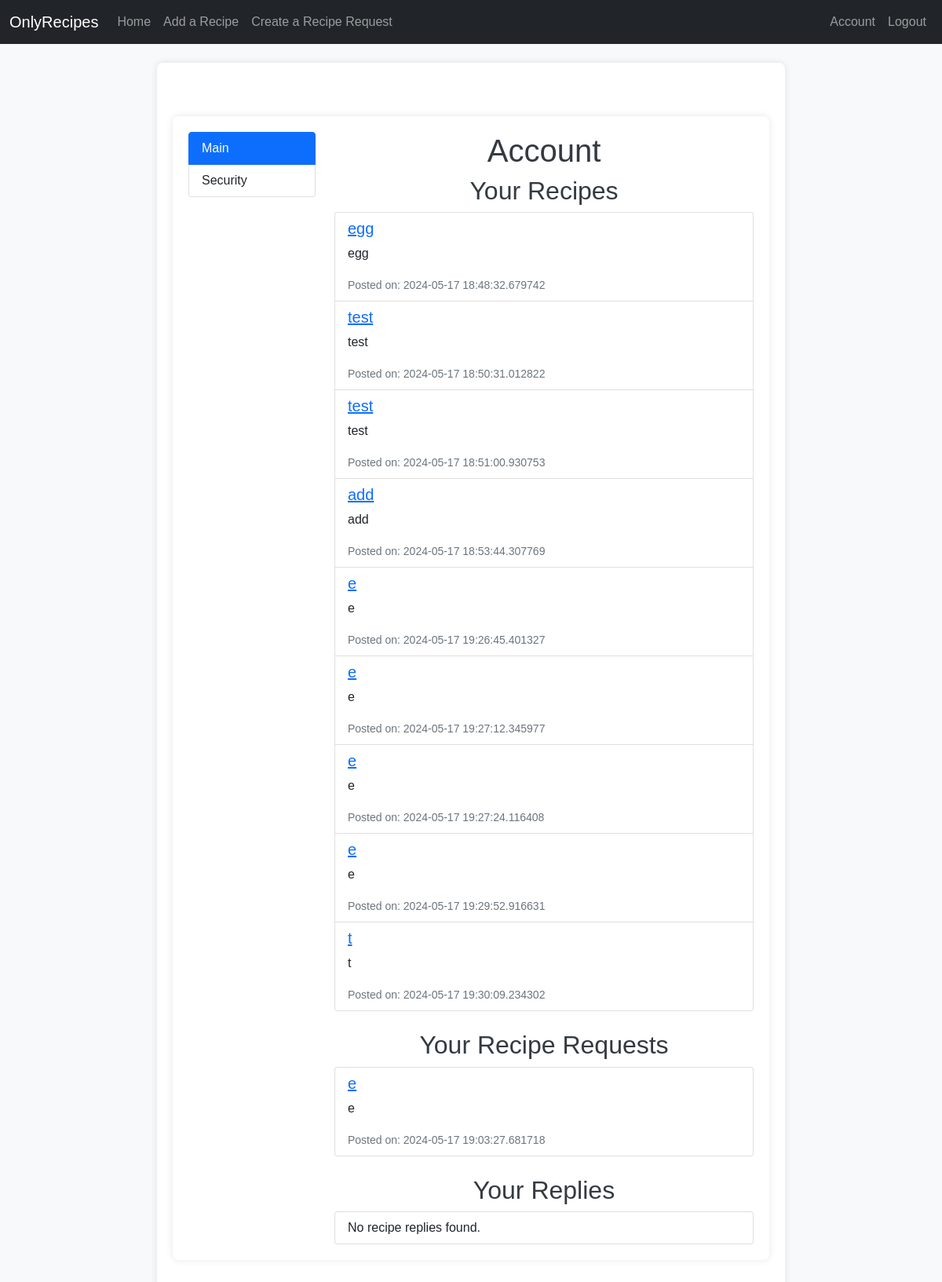
Page /account (signed in) on the earlier database version.
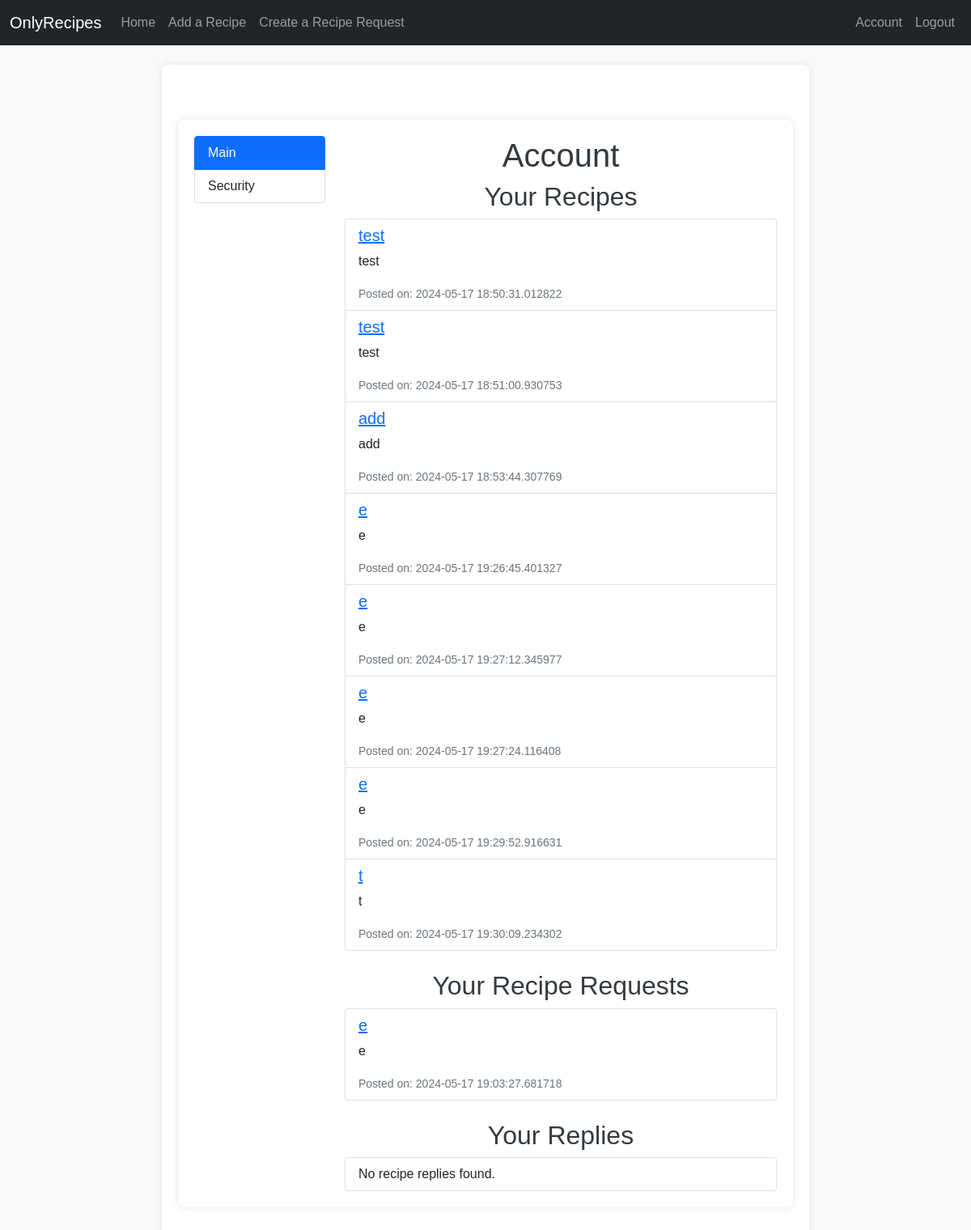
Same page on the later database version.
### app/models.py (models this page shows, shortened)
class Recipe(db.Model):
    id = db.Column(db.Integer, primary_key=True)
    title = db.Column(db.String(120), nullable=False)
    ingredients = db.Column(db.Text, nullable=False)
    instructions = db.Column(db.Text, nullable=False)
    created_at = db.Column(db.DateTime, nullable=False, default=datetime.utcnow)
    user_id = db.Column(db.Integer, db.ForeignKey('user.id'), nullable=False)

class RecipeRequest(db.Model):
    id = db.Column(db.Integer, primary_key=True)
    title = db.Column(db.String(100), unique=True, nullable=False)
    description = db.Column(db.Text, nullable=False)
    meal_type = db.Column(db.String(50), nullable=False)
    created_at = db.Column(db.DateTime, default=datetime.utcnow)
    ingredients = db.relationship('Ingredient', secondary=recipe_ingredients, lazy='subquery', backref=db.backref('recipe_requests', lazy=True))
    user_id = db.Column(db.Integer, db.ForeignKey('user.id'), nullable=False)

### app/routes.py (the view)
@bp.route('/account')
@login_required
def account():
    recipes = Recipe.query.filter_by(user_id=current_user.id).all()
    recipe_requests = RecipeRequest.query.filter_by(user_id=current_user.id).all()
    recipe_replies = RecipeReply.query.filter_by(user_id=current_user.id).all()
    return render_template('account.html', recipes=recipes, recipe_requests=recipe_requests, recipe_replies=recipe_replies, active_tab='main')

### app/models.py (called while the page is built)
@login_manager.user_loader
def load_user(user_id):
    return User.query.get(int(user_id))

### app/templates/account.html (shortened to what this page needs)
{% extends "base.html" %}
{% block content %}
<div class="container mt-5">
    <div class="row">
        <div class="col-md-3">
            <div class="list-group">
                <a href="{{ url_for('main.account') }}" class="list-group-item list-group-item-action {% if active_tab == 'main' %}active{% endif %}">Main</a>
                <a href="{{ url_for('main.account_security') }}" class="list-group-item list-group-item-action {% if active_tab == 'security' %}active{% endif %}" id="security-link">Security</a>
            </div>
        </div>
        <div class="col-md-9" id="account-content">
            {% if active_tab == 'main' %}
                <h1>Account</h1>
                <div class="mb-4">
                    <h2>Your Recipes</h2>
                    <ul class="list-group">
                        {% if recipes %}
                            {% for recipe in recipes %}
                                <li class="list-group-item">
                                    <h5><a href="{{ url_for('main.update_recipe', recipe_id=recipe.id) }}">{{ recipe.title }}</a></h5>
                                    <p>{{ recipe.instructions }}</p>
                                    <small class="text-muted">Posted on: {{ recipe.created_at }}</small>
                                </li>
                            {% endfor %}
                        {% else %}
                            <li class="list-group-item">No recipes found.</li>
                        {% endif %}
                    </ul>
                </div>
                <div class="mb-4">
                    <h2>Your Recipe Requests</h2>
                    <ul class="list-group">
                        {% if recipe_requests %}
                            {% for request in recipe_requests %}
                                <li class="list-group-item">
                                    <h5><a href="{{ url_for('main.update_recipe_request', id=request.id) }}">{{ request.title }}</a></h5>
                                    <p>{{ request.description }}</p>
                                    <small class="text-muted">Posted on: {{ request.created_at }}</small>
                                </li>
                            {% endfor %}
                        {% else %}
                            <li class="list-group-item">No recipe requests found.</li>
                        {% endif %}
                    </ul>
                </div>
                <div>
                    <h2>Your Replies</h2>
                    <ul class="list-group">
                        {% if recipe_replies %}
                            {% for reply in recipe_replies %}
                                <li class="list-group-item">
                                    <h5><a href="{{ url_for('main.update_reply', id=reply.id) }}">{{ reply.content }}</a></h5>
                                    <p>{{ reply.content }}</p>
                                    <small class="text-muted">Replied on: {{ reply.created_at }}</small>
                                </li>
                            {% endfor %}
                        {% else %}
                            <li class="list-group-item">No recipe replies found.</li>
                        {% endif %}
                    </ul>
                </div>
            {% elif active_tab == 'security' %}
                {% include 'partials/account_security.html' %}
            {% endif %}
        </div>
    </div>
</div>
{% endblock %}

### app/templates/base.html (shortened to what this page needs)
<!DOCTYPE html>
<html lang="en">
<head>
    <link href="https://cdn.jsdelivr.net/npm/bootstrap@5.1.3/dist/css/bootstrap.min.css" rel="stylesheet">
    <link rel="stylesheet" href="{{ url_for('static', filename='css/styles.css') }}">
</head>
<body>
    <nav class="navbar navbar-expand-lg navbar-dark bg-dark">
        <div class="container-fluid">
            <a class="navbar-brand" href="{{ url_for('main.home') }}">OnlyRecipes</a>
            <div class="collapse navbar-collapse" id="navbarNav">
                <ul class="navbar-nav">
                    <li class="nav-item">
                        <a class="nav-link" href="{{ url_for('main.home') }}">Home</a>
                    </li>
                    {% if current_user.is_authenticated %}
                    <li class="nav-item">
                        <a class="nav-link" href="{{ url_for('main.add_recipe') }}">Add a Recipe</a>
                    </li>
                    <li class="nav-item">
                        <a class="nav-link" href="{{ url_for('main.create_recipe_request') }}">Create a Recipe Request</a>
                    </li>
                    {% endif %}
                </ul>
            </div>
            <ul class="navbar-nav ml-auto">
                {% if current_user.is_authenticated %}
                <li class="nav-item">
                    <a class="nav-link" href="{{ url_for('main.account') }}">Account</a>
                </li>
                <li class="nav-item">
                    <a class="nav-link" href="{{ url_for('main.logout') }}">Logout</a>
                </li>
                {% endif %}
            </ul>
        </div>
    </nav>
    <div class="container mt-4">
        {% block content %}
        {% endblock %}
    </div>
</body>
</html>

### app/static/css/styles.css (style rules this page uses)
body { font-family: Arial, sans-serif; background-color: #f8f9fa; margin: 0; padding: 0; }
.container { max-width: 800px; margin: 50px auto; padding: 20px; background-color: #ffffff; border-radius: 8px; box-shadow: 0 0 10px rgba(0, 0, 0, 0.1); }
h1, h2 { text-align: center; color: #343a40; }

Differences in the rows shown:
removed Recipe: title "egg", instructions "egg", created_at "2024-05-17 18:48:32.679742"
